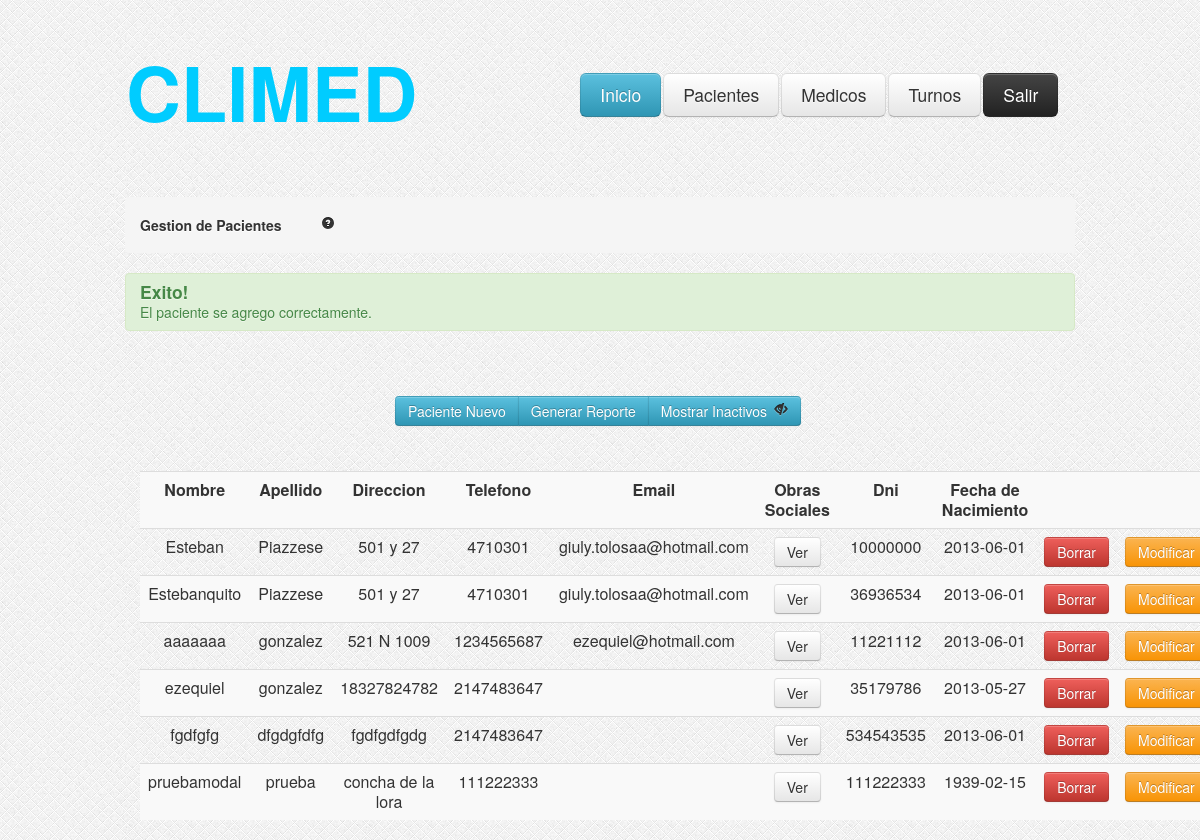
Screenshot of /GestionPacientes.php?Correcto=1 with the database file from the repository.
### tables this page shows
CREATE TABLE IF NOT EXISTS `pacientes` (
  `idpaciente` int(11) NOT NULL AUTO_INCREMENT,
  `dni` int(11) NOT NULL,
  `apellido` varchar(100) NOT NULL,
  `nombre` varchar(100) NOT NULL,
  `email` varchar(100) DEFAULT NULL,
  `telefono` int(11) NOT NULL,
  `fechaNac` date NOT NULL,
  `direccion` varchar(255) NOT NULL,
  `activo` tinyint(4) NOT NULL DEFAULT '1',
  PRIMARY KEY (`idpaciente`)
);

### GestionPacientes.php (the view, shortened to what this page needs)
<?php
	if (!isset($_GET['ojito'])) {
		$ojito=1;
	} else {
		$ojito=$_GET['ojito'];
	}
	$consulta = "SELECT * FROM pacientes WHERE pacientes.activo = ".$ojito." OR 0 = ".$ojito." ";
    $resultado = mysql_query($consulta);
?>
<head>
<link rel="stylesheet" type="text/css" href="css/estilo.css"/>
<link rel="stylesheet" type="text/css" href="css/bootstrap.css"/>
<link rel="stylesheet" type="text/css" href="css/bootstrap-responsive.css"/>
</head>
<body style="background-image:url('images/bg.png')">
	<?php include_once('header.php'); ?>
	<div class="encapsulador">
		<div class="contenedor">
			<ul class="breadcrumb">
				<li>
					<h5>Gestion de Pacientes<a href="#" style="margin-left: 40px;"><i class="icon-question-sign"></i></a></h5>
				</li>
			</ul>
			<?php
				if(isset($_GET['Correcto'])){
					if($_GET['Correcto'] == 1){
						echo"<div class='alert alert-success'>
							<h4>Exito!</h4>
							El paciente se agrego correctamente.
							</div>";
					}
				}
			?>
			<div class="btn-group" style="margin-top: 45px; margin-left: 270;">
			        <button class="btn btn-info" type="button" onclick="location.href='AltaPacientes.php'">Paciente Nuevo</button>
                    <button class="btn btn-info" type="button">Generar Reporte</button>
				    <button class="btn btn-info" type="button"
					<?php	if($ojito == 1){ ?>
								onclick="location.href='GestionPacientes.php?ojito=0'"> Mostrar Inactivos <i class="icon-eye-close" style="margin-left: 3px;"></i>
					<?php	} else { ?>
								onclick="location.href='GestionPacientes.php?ojito=1'"> Ocultar Inactivos <i class="icon-eye-open" style="margin-left: 3px;"></i>
					<?php	} ?>
					</button>
			</div>
			<div id="tabla-gestion-pacientes">
				<table class="table table-striped">
					<tr>
						<td><b>Nombre</b></td>
						<td><b>Apellido</b></td>
						<td><b>Direccion</b></td>
						<td><b>Telefono</b></td>
						<td><b>Email</b></td>
						<td><b>Obras Sociales</b></td>
						<td><b>Dni</b></td>
						<td><b>Fecha de Nacimiento</b></td>
						<td></td>
						<td></td>
					</tr>
					<?php
				while ($valor = mysql_fetch_array($resultado))
				{
				?>
					<tr>
						<td><?php echo $valor["nombre"]; ?></td>
						<td><?php echo $valor["apellido"]; ?></td>
						<td><?php echo $valor["direccion"]; ?></td>
						<td><?php echo $valor["telefono"]; ?></td>
						<td><?php echo $valor["email"]; ?></td>
						<?php
						$idpaciente = $valor['idpaciente'];
						?>
						<td><a data-toggle="modal" role="button" href="#obrasSocialesPaciente<?php echo $idpaciente; ?>" class="btn">Ver</a></td>
						<td><?php echo $valor["dni"]; ?></td>
						<td><?php echo $valor["fechaNac"]; ?></td>
						<?php
								if( $valor["activo"] == 1 ){
						?>
									<td><a data-toggle="modal" role="button" href="#borrar<?php echo $idpaciente; ?>" class="btn btn-danger">Borrar</a></td>
						<?php	}else{ ?>
									<td><button class="btn btn-success" type="button" onclick="location.href='HabilitarPaciente.php?idpaciente=<?php echo $idpaciente; ?> '">Habilitar</button></td>
						<?php	}  	?>
						<td><button class="btn btn-warning" onclick="location.href='CargaPaciente.php?idpaciente=<?php echo $idpaciente; ?> '" type="button">Modificar</button> </td>
					</tr>
				<?php
				}
				?>
				</table>
			</div>
		</div>
	</div>
</body>
</html>

### css/estilo.css (style rules this page uses)
.encapsulador { width:950px; height:auto; margin: auto; }
.contenedor { margin-top: 75px; }
#tabla-gestion-pacientes { margin-top: 45px; margin-left: 15px; margin-right: 15px; }

### rows the page displays
pacientes: nombre "Esteban", apellido "Piazzese", direccion "501 y 27", telefono "4710301", email "giuly.tolosaa@hotmail.com", dni "10000000", fechaNac "2013-06-01"
pacientes: nombre "Estebanquito", apellido "Piazzese", direccion "501 y 27", telefono "4710301", email "giuly.tolosaa@hotmail.com", dni "36936534", fechaNac "2013-06-01"
pacientes: nombre "aaaaaaa", apellido "gonzalez", direccion "521 N 1009", telefono "1234565687", email "ezequiel@hotmail.com", dni "11221112", fechaNac "2013-06-01"
pacientes: nombre "ezequiel", apellido "gonzalez", direccion "18327824782", telefono "2147483647", dni "35179786", fechaNac "2013-05-27"
pacientes: nombre "fgdfgfg", apellido "dfgdgfdfg", direccion "fgdfgdfgdg", telefono "2147483647", dni "534543535", fechaNac "2013-06-01"
pacientes: nombre "pruebamodal", apellido "prueba", direccion "concha de la lora", telefono "111222333", dni "111222333", fechaNac "1939-02-15"
